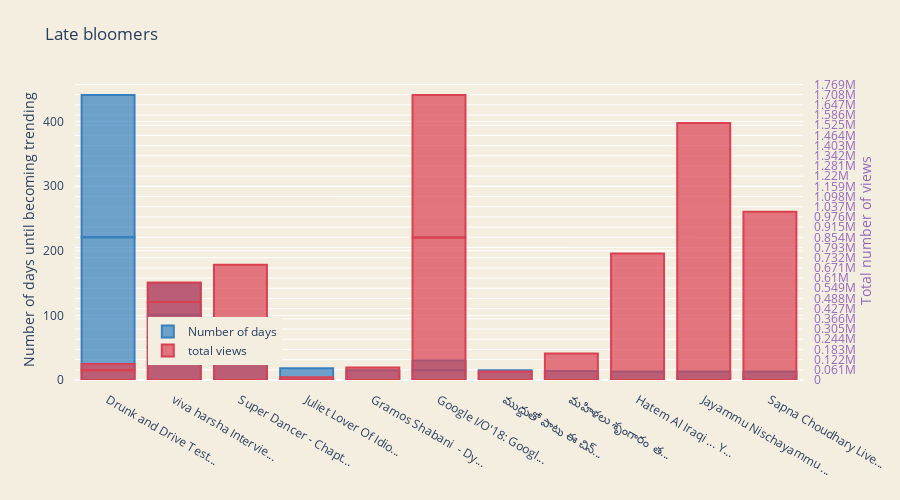

Source (notebook cell):
### Markdown cell above
videos that waited the longest before they became trending

### Code cell
max_title_length = 20
number_of_late_bloomers = 15
df["days_before_trend"]= df["days_before_trend"].astype(float)
late_bloomers = df.sort_values(["days_before_trend"], ascending=False).head(number_of_late_bloomers)
late_bloomers_title = [(x if len(x) <= max_title_length else x[:max_title_length] + "...") for x in late_bloomers.title.values]
late_bloomers_days = late_bloomers.days_before_trend.values
late_bloomers_views = late_bloomers.views.values

trace1 = go.Bar(
    x = late_bloomers_title,
    y = late_bloomers_days,
    name='Number of days',
    marker=dict(
        color='rgba(55, 128, 191, 0.7)',
        line=dict(
            color='rgba(55, 128, 191, 1.0)',
            width=2,
        )
    )
)
trace2 = go.Bar(
    x = late_bloomers_title,
    y = late_bloomers_views,
    name='total views',
    marker=dict(
        color='rgba(219, 64, 82, 0.7)',
        line=dict(
            color='rgba(219, 64, 82, 1.0)',
            width=2,
        )
    ),
    yaxis='y2'
)


data = [trace1, trace2]
layout = go.Layout(
    barmode='group',
    title = 'Late bloomers',
    width=900,
    height=500,
    margin=go.Margin(
        l=75,
        r=75,
        b=120,
        t=80,
        pad=10
    ),
    paper_bgcolor='rgb(244, 238, 225)',
    plot_bgcolor='rgb(244, 238, 225)',
    yaxis = dict(
        title= 'Number of days until becoming trending',
        anchor = 'x',
        rangemode='tozero'
    ),   
    yaxis2=dict(
        title='Total number of views',
        titlefont=dict(
            color='rgb(148, 103, 189)'
        ),
        tickfont=dict(
            color='rgb(148, 103, 189)'
        ),
        overlaying='y',
        side='right',
        anchor = 'x',
        rangemode = 'tozero',
        dtick = 61000
    ),
    #legend=dict(x=-.1, y=1.2)
    legend=dict(x=0.1, y=0.05)
)

fig = go.Figure(data=data, layout=layout)
py.iplot(fig)

### Figure 1 — Plotly figure (JSON) as saved in the notebook; plotly's stock layout.template omitted (floating-point values rounded to 4 significant figures)
{"data": [{"marker": {"color": "rgba(55, 128, 191, 0.7)", "line": {"color": "rgba(55, 128, 191, 1.0)", "width": 2}}, "name": "Number of days", "type": "bar", "x": ["Drunk and Drive Test...", "Drunk and Drive Test...", "viva harsha Intervie...", "viva harsha Intervie...", "viva harsha Intervie...", "Super Dancer - Chapt...", "Juliet Lover Of Idio...", "Gramos Shabani  - Dy...", "Google I/O'18: Googl...", "ముద్దుతో పాటు ఈ చిన్...", "Google I/O'18: Googl...", "మహిళలు శృంగారం  త...", "Hatem Al Iraqi ... Y...", "Jayammu Nischayammu ...", "Sapna Choudhary Live..."], "y": [221, 220, 51, 50, 49, 33, 18, 15, 15, 15, 15, 14, 13, 13, 13]}, {"marker": {"color": "rgba(219, 64, 82, 0.7)", "line": {"color": "rgba(219, 64, 82, 1.0)", "width": 2}}, "name": "total views", "type": "bar", "x": ["Drunk and Drive Test...", "Drunk and Drive Test...", "viva harsha Intervie...", "viva harsha Intervie...", "viva harsha Intervie...", "Super Dancer - Chapt...", "Juliet Lover Of Idio...", "Gramos Shabani  - Dy...", "Google I/O'18: Googl...", "ముద్దుతో పాటు ఈ చిన్...", "Google I/O'18: Googl...", "మహిళలు శృంగారం  త...", "Hatem Al Iraqi ... Y...", "Jayammu Nischayammu ...", "Sapna Choudhary Live..."], "y": [58175, 38068, 256408, 210173, 117023, 689272, 17135, 75003, 853051, 50497, 853051, 157897, 757802, 1539093, 1007486], "yaxis": "y2"}], "layout": {"barmode": "group", "height": 500, "legend": {"x": 0.1, "y": 0.05}, "margin": {"b": 120, "l": 75, "pad": 10, "r": 75, "t": 80}, "paper_bgcolor": "rgb(244, 238, 225)", "plot_bgcolor": "rgb(244, 238, 225)", "title": {"text": "Late bloomers"}, "width": 900, "yaxis": {"anchor": "x", "rangemode": "tozero", "title": {"text": "Number of days until becoming trending"}}, "yaxis2": {"anchor": "x", "dtick": 61000, "overlaying": "y", "rangemode": "tozero", "side": "right", "tickfont": {"color": "rgb(148, 103, 189)"}, "title": {"font": {"color": "rgb(148, 103, 189)"}, "text": "Total number of views"}}}}
